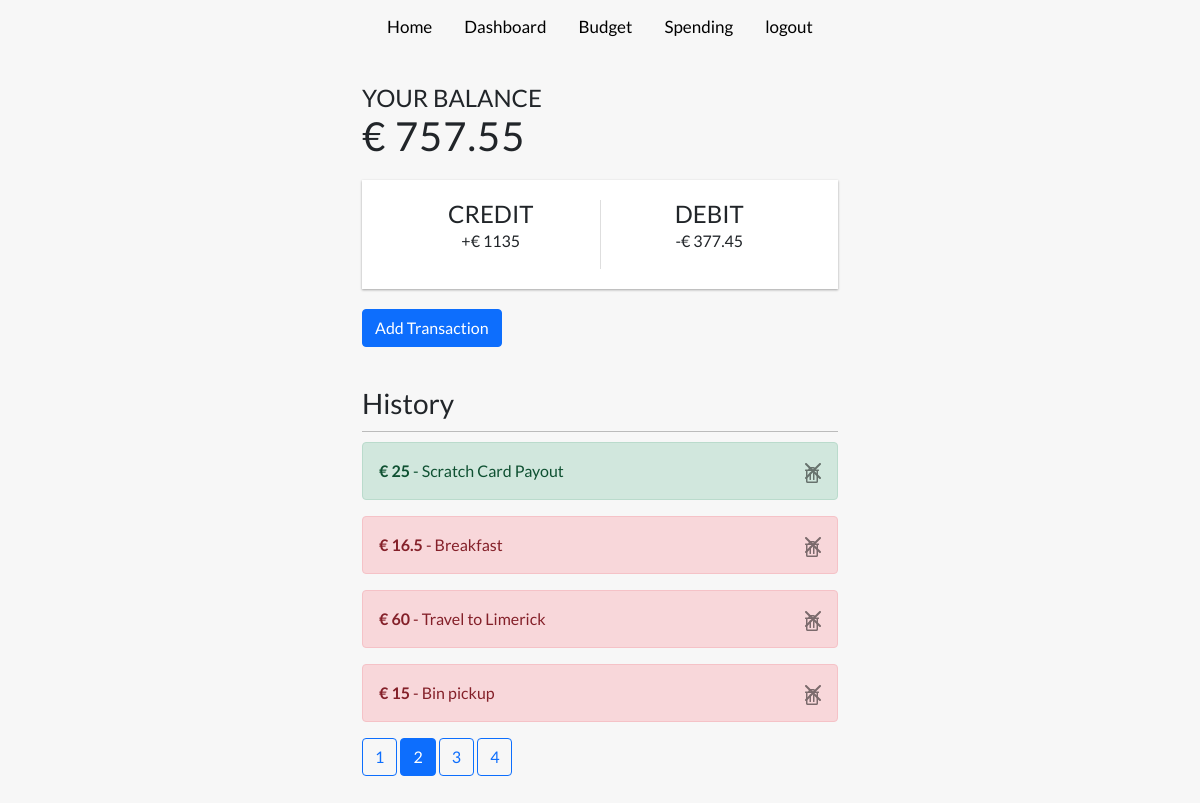
/home?page=2 (signed in), run on the app's committed database.
### app.py (models this page shows, shortened)
class Account(db.Model):
    id = db.Column(db.Integer, primary_key=True)
    money = db.Column(db.Integer, nullable=False, default=0)
    user_id = db.Column(db.Integer, db.ForeignKey('user.id'), nullable=False)
    entry_type = db.Column(db.Text, nullable=False)
    description = db.Column(db.Text, nullable=False)
    dt = db.Column(db.DateTime, nullable=False, default=datetime.utcnow())
    current_month = db.Column(db.Integer, nullable=True)
    day_month = db.Column(db.Text, nullable=True)

### app.py (the view, shortened to what this page needs)
@app.route('/', methods=['GET', 'POST'])
@app.route("/home", methods=['GET', 'POST'])
@login_required
def home():
    user_account = User.query.filter_by(username=current_user.username).first()
    account_balance = Account.query.filter_by(author=current_user, entry_type="credit").all()
    cash =  (sum([fund.money for fund in account_balance]))
    account_debit = Account.query.filter_by(author=current_user, entry_type="debit").all()
    debit_cash =  (sum([fund.money for fund in account_debit]))
    current_balance = cash - debit_cash
    page = request.args.get('page', 1, type=int)
    all_cash = Account.query.filter_by(author=current_user).order_by(Account.dt.desc()).paginate(page=page, per_page=4)
    return render_template('app.html', data=user_account, cash=cash, debit_cash=debit_cash, balance=current_balance, all_cash=all_cash)

### app.py (called while the page is built)
@login_manager.user_loader
def load_user(user_id):
    return User.query.get(int(user_id))

### templates/app.html (shortened to what this page needs)
<!DOCTYPE html>
<html lang="en">
  <head>
    <link
      href="https://cdn.jsdelivr.net/npm/bootstrap@5.1.3/dist/css/bootstrap.min.css"
      rel="stylesheet"
    />
    <link href="static/signin.css" rel="stylesheet" />
    <link rel="stylesheet" href="https://use.fontawesome.com/releases/v5.7.2/css/all.css">
  </head>
  <body>
    <header>
      <div class="topnav">
        {% if current_user.is_authenticated %}
        <a href="{{url_for('home')}}">Home</a>
         <a href="{{url_for('dashboard')}}">Dashboard</a>
          <a href="{{url_for('createBudget')}}">Budget</a>
          <a href="{{url_for('monthexpense')}}">Spending</a>
        <a href="{{url_for('logout')}}">logout</a>
        {% else %}
        <a href="{{url_for('login')}}">Login</a>
        {% endif %}
      </div>
    </header>
    <div class="container">
      <h4>Your Balance</h4>
      <h1 id="balance">€ {{balance}}</h1>
      <div class="inc-exp-container">
        <div>
          <h4>Credit</h4>
          <p id="money-plus" class="money plus">+€ {{cash}}</p>
        </div>
        <div>
          <h4>Debit</h4>
          <p id="money-minus" class="money minus">-€ {{debit_cash}}</p>
        </div>
      </div>
      <button
        type="button"
        class="btn btn-primary"
        data-bs-toggle="modal"
        data-bs-target="#exampleModal"
      >
        Add Transaction
      </button>
      <h3>History</h3>
      {% for cash in all_cash.items %}
      {% if cash.entry_type == "credit"%}
      <div class="alert alert-success alert-dismissible fade show" role="alert">
        <strong>€ {{cash.money}}</strong> - {{cash.description}}
        <a
          type="button"
          aria-label="Close"
          id="close"
          class="btn-close"
          href="/delete/{{cash.id}}"
        >
       <i class="far fa-trash-alt"></i>
      </a>
      </div>
      {% else %}
      <div class="alert alert-danger alert-dismissible fade show" role="alert">
        <strong>€ {{cash.money}}</strong> - {{cash.description}}
        <a
          type="button"
          aria-label="Close"
          id="close"
          class="btn-close"
          href="/delete/{{cash.id}}"
        >
       <i class="far fa-trash-alt"></i>
      </a>
      </div>
      {% endif %}
    {% endfor %}
    {% for page_num in all_cash.iter_pages(left_edge=1, right_edge=1, left_current=1, right_current=2) %}
      {% if page_num %}
        {% if all_cash.page == page_num %}
          <a class="btn btn-primary mb-4" href="{{ url_for('home', page=page_num) }}">{{ page_num }}</a>
        {% else %}
          <a class="btn btn-outline-primary mb-4" href="{{ url_for('home', page=page_num) }}">{{ page_num }}</a>
        {% endif %}
      {% else %}
        ...
      {% endif %}
    {% endfor %}
  </body>
</html>

### static/signin.css (style rules this page uses)
:root { --box-shadow: 0 1px 3px rgba(0, 0, 0, 0.12), 0 1px 2px rgba(0, 0, 0, 0.24); }
* { box-sizing: border-box; }
body { background-color: #f7f7f7; display: flex; flex-direction: column; align-items: center; justify-content: center; margin: 0; font-family: "Lato", sans-serif; }
.container { margin: 30px auto; width: 500px; }
h1 { letter-spacing: 1px; margin: 0; }
h3 { border-bottom: 1px solid #bbb; padding-bottom: 10px; margin: 40px 0 10px; }
h4 { margin: 0; text-transform: uppercase; }
.inc-exp-container { background-color: #fff; box-shadow: var(--box-shadow); padding: 20px; display: flex; justify-content: space-between; margin: 20px 0; }
.inc-exp-container > div { flex: 1; text-align: center; }
.inc-exp-container > div:first-of-type { border-right: 1px solid #dedede; }
.topnav a { float: left; color: #000000; text-align: center; padding: 14px 16px; text-decoration: none; font-size: 17px; }

### data on the page
Account: money "25", description "Scratch Card Payout"
Account: money "16.5", description "Breakfast"
Account: money "60", description "Travel to Limerick"
Account: money "15", description "Bin pickup"

### other printed values
{{ balance }} "757.55"
{{ cash }} "1135"
{{ debit_cash }} "377.45"
{{ page_num }} "1" "3" "4"
{{ page_num }} "2"
